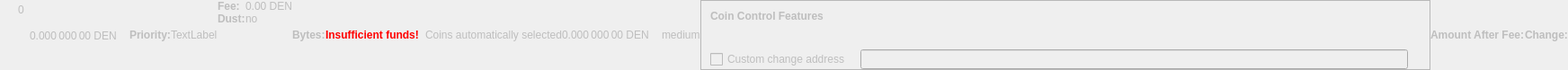
    <widget class="QWidget" name="dummyHideWidget" native="true">
     <property name="enabled">
      <bool>false</bool>
     </property>
     <property name="maximumSize">
      <size>
       <width>100</width>
       <height>22</height>
      </size>
     </property>
     <layout class="QHBoxLayout" name="dummyHideLayout">
      <property name="spacing">
       <number>0</number>
      </property>
      <property name="margin">
       <number>0</number>
      </property>
      <item>
       <layout class="QFormLayout" name="formLayoutCoinControl1">
        <property name="horizontalSpacing">
         <number>10</number>
        </property>
        <property name="verticalSpacing">
         <number>14</number>
        </property>
        <property name="leftMargin">
         <number>10</number>
        </property>
        <property name="topMargin">
         <number>4</number>
        </property>
        <property name="rightMargin">
         <number>6</number>
        </property>
        <item row="0" column="1">
         <widget class="QLabel" name="labelCoinControlBytes">
          <property name="cursor">
           <cursorShape>IBeamCursor</cursorShape>
          </property>
          <property name="contextMenuPolicy">
           <enum>Qt::ActionsContextMenu</enum>
          </property>
          <property name="text">
           <string notr="true">0</string>
          </property>
          <property name="textInteractionFlags">
           <set>Qt::LinksAccessibleByMouse|Qt::TextSelectableByKeyboard|Qt::TextSelectableByMouse</set>
          </property>
         </widget>
        </item>
       </layout>
      </item>
      <item>
       <widget class="QLabel" name="labelCoinControlAfterFee">
        <property name="enabled">
         <bool>false</bool>
        </property>
        <property name="sizePolicy">
         <sizepolicy hsizetype="Fixed" vsizetype="Fixed">
          <horstretch>0</horstretch>
          <verstretch>0</verstretch>
         </sizepolicy>
        </property>
        <property name="minimumSize">
         <size>
          <width>111</width>
          <height>12</height>
         </size>
        </property>
        <property name="maximumSize">
         <size>
          <width>111</width>
          <height>12</height>
         </size>
        </property>
        <property name="cursor">
         <cursorShape>IBeamCursor</cursorShape>
        </property>
        <property name="contextMenuPolicy">
         <enum>Qt::ActionsContextMenu</enum>
        </property>
        <property name="text">
         <string notr="true">0.000 000 00 DEN</string>
        </property>
        <property name="textInteractionFlags">
         <set>Qt::LinksAccessibleByMouse|Qt::TextSelectableByKeyboard|Qt::TextSelectableByMouse</set>
        </property>
       </widget>
      </item>
      <item>
       <widget class="QLabel" name="labelCoinControlPriorityText">
        <property name="enabled">
         <bool>false</bool>
        </property>
        <property name="font">
         <font>
          <weight>75</weight>
          <bold>true</bold>
         </font>
        </property>
        <property name="text">
         <string>Priority:</string>
        </property>
       </widget>
      </item>
      <item>
       <layout class="QHBoxLayout" name="horizontalLayout">
        <item>
         <widget class="QLabel" name="WarningLabel">
          <property name="text">
           <string>TextLabel</string>
          </property>
         </widget>
        </item>
       </layout>
      </item>
      <item>
       <layout class="QFormLayout" name="formLayoutCoinControl3">
        <property name="horizontalSpacing">
         <number>0</number>
        </property>
        <property name="verticalSpacing">
         <number>0</number>
        </property>
        <property name="leftMargin">
         <number>0</number>
        </property>
        <property name="topMargin">
         <number>0</number>
        </property>
        <property name="rightMargin">
         <number>0</number>
        </property>
        <item row="0" column="0">
         <widget class="QLabel" name="labelCoinControlFeeText">
          <property name="enabled">
           <bool>false</bool>
          </property>
          <property name="font">
           <font>
            <weight>75</weight>
            <bold>true</bold>
           </font>
          </property>
          <property name="text">
           <string>Fee:</string>
          </property>
          <property name="margin">
           <number>0</number>
          </property>
         </widget>
        </item>
        <item row="0" column="1">
         <widget class="QLabel" name="labelCoinControlFee">
          <property name="enabled">
           <bool>false</bool>
          </property>
          <property name="cursor">
           <cursorShape>IBeamCursor</cursorShape>
          </property>
          <property name="contextMenuPolicy">
           <enum>Qt::ActionsContextMenu</enum>
          </property>
          <property name="text">
           <string notr="true">0.00 DEN</string>
          </property>
          <property name="textInteractionFlags">
           <set>Qt::LinksAccessibleByMouse|Qt::TextSelectableByKeyboard|Qt::TextSelectableByMouse</set>
          </property>
         </widget>
        </item>
        <item row="1" column="0">
         <widget class="QLabel" name="labelCoinControlLowOutputText">
          <property name="enabled">
           <bool>false</bool>
          </property>
          <property name="font">
           <font>
            <weight>75</weight>
            <bold>true</bold>
           </font>
          </property>
          <property name="text">
           <string>Dust:</string>
          </property>
         </widget>
        </item>
        <item row="1" column="1">
         <widget class="QLabel" name="labelCoinControlLowOutput">
          <property name="enabled">
           <bool>false</bool>
          </property>
          <property name="cursor">
           <cursorShape>IBeamCursor</cursorShape>
          </property>
          <property name="contextMenuPolicy">
           <enum>Qt::ActionsContextMenu</enum>
          </property>
          <property name="text">
           <string>no</string>
          </property>
          <property name="textInteractionFlags">
           <set>Qt::LinksAccessibleByMouse|Qt::TextSelectableByKeyboard|Qt::TextSelectableByMouse</set>
          </property>
         </widget>
        </item>
       </layout>
      </item>
      <item>
       <widget class="QLabel" name="labelCoinControlBytesText">
        <property name="enabled">
         <bool>false</bool>
        </property>
        <property name="font">
         <font>
          <weight>75</weight>
          <bold>true</bold>
         </font>
        </property>
        <property name="text">
         <string>Bytes:</string>
        </property>
       </widget>
      </item>
      <item>
       <layout class="QFormLayout" name="formLayoutCoinControl2">
        <property name="horizontalSpacing">
         <number>0</number>
        </property>
        <property name="verticalSpacing">
         <number>0</number>
        </property>
        <property name="leftMargin">
         <number>0</number>
        </property>
        <property name="topMargin">
         <number>0</number>
        </property>
        <property name="rightMargin">
         <number>0</number>
        </property>
       </layout>
      </item>
      <item>
       <layout class="QHBoxLayout" name="horizontalLayoutCoinControl2">
        <property name="spacing">
         <number>0</number>
        </property>
        <property name="bottomMargin">
         <number>0</number>
        </property>
       </layout>
      </item>
      <item>
       <widget class="QLabel" name="labelCoinControlInsuffFunds">
        <property name="enabled">
         <bool>false</bool>
        </property>
        <property name="minimumSize">
         <size>
          <width>0</width>
          <height>0</height>
         </size>
        </property>
        <property name="font">
         <font>
          <weight>75</weight>
          <bold>true</bold>
         </font>
        </property>
        <property name="styleSheet">
         <string notr="true">color:red;font-weight:bold;</string>
        </property>
        <property name="text">
         <string>Insufficient funds!</string>
        </property>
        <property name="margin">
         <number>5</number>
        </property>
       </widget>
      </item>
      <item>
       <layout class="QFormLayout" name="formLayoutCoinControl4">
        <property name="horizontalSpacing">
         <number>0</number>
        </property>
        <property name="verticalSpacing">
         <number>0</number>
        </property>
        <property name="leftMargin">
         <number>0</number>
        </property>
        <property name="topMargin">
         <number>0</number>
        </property>
        <property name="rightMargin">
         <number>0</number>
        </property>
       </layout>
      </item>
      <item>
       <widget class="QLabel" name="labelCoinControlChangeLabel">
        <property name="enabled">
         <bool>false</bool>
        </property>
        <property name="sizePolicy">
         <sizepolicy hsizetype="Preferred" vsizetype="Expanding">
          <horstretch>0</horstretch>
          <verstretch>0</verstretch>
         </sizepolicy>
        </property>
        <property name="minimumSize">
         <size>
          <width>0</width>
          <height>0</height>
         </size>
        </property>
        <property name="text">
         <string/>
        </property>
        <property name="margin">
         <number>3</number>
        </property>
       </widget>
      </item>
      <item>
       <widget class="QLabel" name="labelCoinControlAutomaticallySelected">
        <property name="enabled">
         <bool>false</bool>
        </property>
        <property name="sizePolicy">
         <sizepolicy hsizetype="Fixed" vsizetype="Fixed">
          <horstretch>0</horstretch>
          <verstretch>0</verstretch>
         </sizepolicy>
        </property>
        <property name="minimumSize">
         <size>
          <width>0</width>
          <height>0</height>
         </size>
        </property>
        <property name="maximumSize">
         <size>
          <width>240</width>
          <height>16777215</height>
         </size>
        </property>
        <property name="text">
         <string>Coins automatically selected</string>
        </property>
        <property name="margin">
         <number>5</number>
        </property>
       </widget>
      </item>
      <item>
       <widget class="QLabel" name="labelCoinControlChange">
        <property name="enabled">
         <bool>false</bool>
        </property>
        <property name="sizePolicy">
         <sizepolicy hsizetype="Fixed" vsizetype="Fixed">
          <horstretch>0</horstretch>
          <verstretch>0</verstretch>
         </sizepolicy>
        </property>
        <property name="minimumSize">
         <size>
          <width>111</width>
          <height>0</height>
         </size>
        </property>
        <property name="maximumSize">
         <size>
          <width>111</width>
          <height>16777215</height>
         </size>
        </property>
        <property name="cursor">
         <cursorShape>IBeamCursor</cursorShape>
        </property>
        <property name="contextMenuPolicy">
         <enum>Qt::ActionsContextMenu</enum>
        </property>
        <property name="text">
         <string notr="true">0.000 000 00 DEN</string>
        </property>
        <property name="textInteractionFlags">
         <set>Qt::LinksAccessibleByMouse|Qt::TextSelectableByKeyboard|Qt::TextSelectableByMouse</set>
        </property>
       </widget>
      </item>
      <item>
       <widget class="QLabel" name="labelCoinControlPriority">
        <property name="enabled">
         <bool>false</bool>
        </property>
        <property name="cursor">
         <cursorShape>IBeamCursor</cursorShape>
        </property>
        <property name="contextMenuPolicy">
         <enum>Qt::ActionsContextMenu</enum>
        </property>
        <property name="text">
         <string>medium</string>
        </property>
        <property name="textInteractionFlags">
         <set>Qt::LinksAccessibleByMouse|Qt::TextSelectableByKeyboard|Qt::TextSelectableByMouse</set>
        </property>
       </widget>
      </item>
      <item>
       <widget class="QFrame" name="frameCoinControl">
        <property name="sizePolicy">
         <sizepolicy hsizetype="Expanding" vsizetype="Expanding">
          <horstretch>0</horstretch>
          <verstretch>0</verstretch>
         </sizepolicy>
        </property>
        <property name="maximumSize">
         <size>
          <width>16777215</width>
          <height>16777215</height>
         </size>
        </property>
        <property name="frameShape">
         <enum>QFrame::StyledPanel</enum>
        </property>
        <property name="frameShadow">
         <enum>QFrame::Sunken</enum>
        </property>
        <layout class="QVBoxLayout" name="verticalLayoutCoinControl2_2">
         <property name="spacing">
          <number>0</number>
         </property>
         <property name="margin">
          <number>0</number>
         </property>
         <item>
          <layout class="QVBoxLayout" name="verticalLayoutCoinControl" stretch="0,0,0,1">
           <property name="spacing">
            <number>0</number>
           </property>
           <property name="leftMargin">
            <number>10</number>
           </property>
           <property name="topMargin">
            <number>10</number>
           </property>
           <item>
            <layout class="QHBoxLayout" name="horizontalLayoutCoinControl1">
             <property name="bottomMargin">
              <number>15</number>
             </property>
             <item>
              <widget class="QLabel" name="labelCoinControlFeatures">
               <property name="enabled">
                <bool>false</bool>
               </property>
               <property name="sizePolicy">
                <sizepolicy hsizetype="Preferred" vsizetype="Maximum">
                 <horstretch>0</horstretch>
                 <verstretch>0</verstretch>
                </sizepolicy>
               </property>
               <property name="font">
                <font>
                 <weight>75</weight>
                 <bold>true</bold>
                </font>
               </property>
               <property name="styleSheet">
                <string notr="true">font-weight:bold;</string>
               </property>
               <property name="text">
                <string>Coin Control Features</string>
               </property>
              </widget>
             </item>
            </layout>
           </item>
           <item>
            <widget class="QWidget" name="widgetCoinControl" native="true">
             <property name="sizePolicy">
              <sizepolicy hsizetype="Preferred" vsizetype="Preferred">
               <horstretch>0</horstretch>
               <verstretch>0</verstretch>
              </sizepolicy>
             </property>
             <property name="minimumSize">
              <size>
               <width>0</width>
               <height>0</height>
              </size>
             </property>
             <property name="styleSheet">
              <string notr="true"/>
             </property>
             <layout class="QHBoxLayout" name="horizontalLayoutCoinControl5_2">
              <property name="margin">
               <number>0</number>
              </property>
              <item>
               <layout class="QHBoxLayout" name="horizontalLayoutCoinControl3">
                <property name="spacing">
                 <number>20</number>
                </property>
                <property name="topMargin">
                 <number>0</number>
                </property>
                <property name="bottomMargin">
                 <number>10</number>
                </property>
               </layout>
              </item>
             </layout>
            </widget>
           </item>
           <item>
            <layout class="QHBoxLayout" name="horizontalLayoutCoinControl4" stretch="0,0,0">
             <property name="spacing">
              <number>12</number>
             </property>
             <property name="sizeConstraint">
              <enum>QLayout::SetDefaultConstraint</enum>
             </property>
             <property name="topMargin">
              <number>5</number>
             </property>
             <property name="rightMargin">
              <number>5</number>
             </property>
             <item>
              <widget class="QCheckBox" name="checkBoxCoinControlChange">
               <property name="enabled">
                <bool>false</bool>
               </property>
               <property name="toolTip">
                <string>If this is activated, but the change address is empty or invalid, change will be sent to a newly generated address.</string>
               </property>
               <property name="text">
                <string>Custom change address</string>
               </property>
              </widget>
             </item>
             <item>
              <widget class="QValidatedLineEdit" name="lineEditCoinControlChange">
               <property name="enabled">
                <bool>false</bool>
               </property>
               <property name="sizePolicy">
                <sizepolicy hsizetype="Expanding" vsizetype="Fixed">
                 <horstretch>0</horstretch>
                 <verstretch>0</verstretch>
                </sizepolicy>
               </property>
              </widget>
             </item>
             <item>
              <widget class="QLabel" name="labelCoinControlChangeLabel_2">
               <property name="sizePolicy">
                <sizepolicy hsizetype="Preferred" vsizetype="Expanding">
                 <horstretch>0</horstretch>
                 <verstretch>0</verstretch>
                </sizepolicy>
               </property>
               <property name="minimumSize">
                <size>
                 <width>0</width>
                 <height>0</height>
                </size>
               </property>
               <property name="text">
                <string/>
               </property>
               <property name="margin">
                <number>3</number>
               </property>
              </widget>
             </item>
            </layout>
           </item>
           <item>
            <spacer name="verticalSpacerCoinControl">
             <property name="orientation">
              <enum>Qt::Vertical</enum>
             </property>
             <property name="sizeHint" stdset="0">
              <size>
               <width>800</width>
               <height>1</height>
              </size>
             </property>
            </spacer>
           </item>
          </layout>
         </item>
        </layout>
       </widget>
      </item>
      <item>
       <widget class="QLabel" name="labelCoinControlAfterFeeText">
        <property name="enabled">
         <bool>false</bool>
        </property>
        <property name="minimumSize">
         <size>
          <width>0</width>
          <height>0</height>
         </size>
        </property>
        <property name="maximumSize">
         <size>
          <width>16777215</width>
          <height>16777215</height>
         </size>
        </property>
        <property name="font">
         <font>
          <weight>75</weight>
          <bold>true</bold>
         </font>
        </property>
        <property name="text">
         <string>Amount After Fee:</string>
        </property>
        <property name="alignment">
         <set>Qt::AlignLeading|Qt::AlignLeft|Qt::AlignVCenter</set>
        </property>
        <property name="margin">
         <number>0</number>
        </property>
       </widget>
      </item>
      <item>
       <widget class="QLabel" name="labelCoinControlChangeText">
        <property name="enabled">
         <bool>false</bool>
        </property>
        <property name="sizePolicy">
         <sizepolicy hsizetype="Preferred" vsizetype="Preferred">
          <horstretch>0</horstretch>
          <verstretch>0</verstretch>
         </sizepolicy>
        </property>
        <property name="minimumSize">
         <size>
          <width>0</width>
          <height>0</height>
         </size>
        </property>
        <property name="maximumSize">
         <size>
          <width>16777215</width>
          <height>16777215</height>
         </size>
        </property>
        <property name="font">
         <font>
          <weight>75</weight>
          <bold>true</bold>
         </font>
        </property>
        <property name="text">
         <string>Change:</string>
        </property>
        <property name="alignment">
         <set>Qt::AlignLeading|Qt::AlignLeft|Qt::AlignVCenter</set>
        </property>
       </widget>
      </item>
     </layout>
    </widget>
